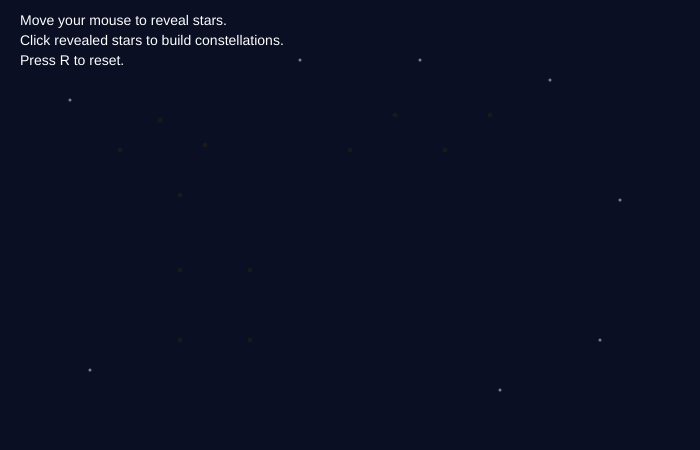
Frame 1 (no input)
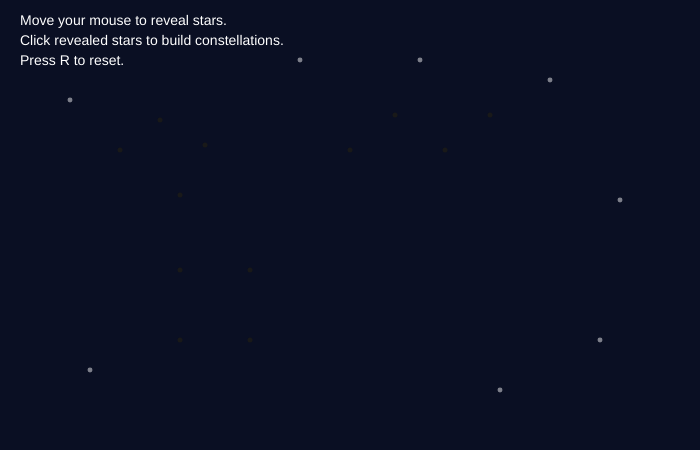
Frame 60 (no input)
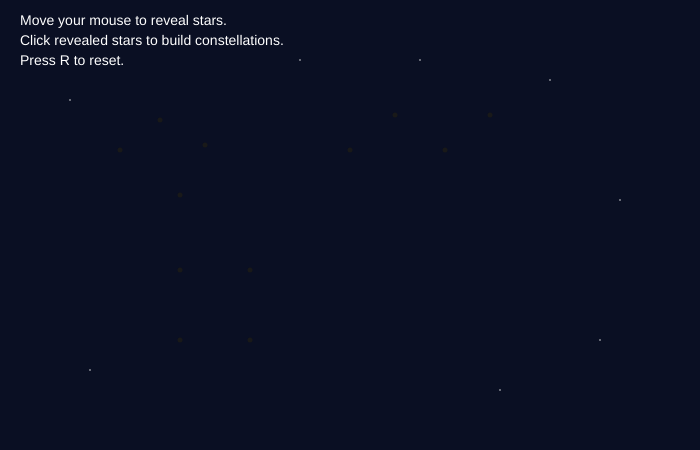
Frame 120 (the mouse pressed at the canvas centre since frame 60)

The p5.js sketch that drew these frames (run headless with seeded random() and noise() and a simulated clock; from frame 60 on, the mouse is pressed at the canvas centre):

// p5.js sketch
// ── sketch.js
let constellations = [];
let activeConstellation = -1;
let completedMessage = "";

function setup() {
  createCanvas(700, 450);
}
let cancer = {
    name: "Cancer",
    stars: [
      { x: 120, y: 150, revealed: false, selected: false },
      { x: 160, y: 120, revealed: false, selected: false },
      { x: 205, y: 145, revealed: false, selected: false },
      { x: 180, y: 195, revealed: false, selected: false }
    ]
  };
 
  let taurus = {
    name: "Taurus",
    stars: [
      { x: 350, y: 150, revealed: false, selected: false },
      { x: 395, y: 115, revealed: false, selected: false },
      { x: 445, y: 150, revealed: false, selected: false },
      { x: 490, y: 115, revealed: false, selected: false }
    ]
  };

let gemini = {
    name: "Gemini",
    stars: [
      { x: 180, y: 270, revealed: false, selected: false },
      { x: 180, y: 340, revealed: false, selected: false },
      { x: 250, y: 270, revealed: false, selected: false },
      { x: 250, y: 340, revealed: false, selected: false }
    ]
  };

   constellations.push(cancer);
  constellations.push(taurus);
  constellations.push(gemini);


  function draw() {
  background(10, 15, 35);

  drawBackgroundStars();
  drawInstructions();
  revealStars();
  drawConnections();
  drawStars();
  drawLabels();
}

function drawInstructions() {
  fill(255);
  textSize(14);
  text("Move your mouse to reveal stars.", 20, 25);
  text("Click revealed stars to build constellations.", 20, 45);
  text("Press R to reset.", 20, 65);
}

function drawBackgroundStars() {
  noStroke();

  let t = sin(frameCount * 0.03) * 2;

  fill(255, 255, 255, 120);
  ellipse(70, 100, 3 + t, 3 + t);
  ellipse(300, 60, 3 + t, 3 + t);
  ellipse(550, 80, 3 + t, 3 + t);
  ellipse(620, 200, 3 + t, 3 + t);
  ellipse(90, 370, 3 + t, 3 + t);
  ellipse(600, 340, 3 + t, 3 + t);
  ellipse(420, 60, 3 + t, 3 + t);
  ellipse(500, 390, 3 + t, 3 + t);
}

function revealStars() {
  for (let i = 0; i < constellations.length; i++) {
    let c = constellations[i];

    for (let j = 0; j < c.stars.length; j++) {
      let s = c.stars[j];

      let d = dist(mouseX, mouseY, s.x, s.y);

      if (d < 60) {
        s.revealed = true;
      }
    }
  }
}

function drawStars() {
  noStroke();

  for (let i = 0; i < constellations.length; i++) {
    let c = constellations[i];

    for (let j = 0; j < c.stars.length; j++) {
      let s = c.stars[j];

      let twinkle = sin(frameCount * 0.05 + j * 10) * 20;

      if (s.selected === true) {
        fill(255, 220, 120, 60);
        ellipse(s.x, s.y, 24, 24);

        fill(255, 220, 120);
        ellipse(s.x, s.y, 12, 12);

      } else if (s.revealed === true) {
        fill(180, 220, 255, 40);
        ellipse(s.x, s.y, 18 + twinkle * 0.2, 18 + twinkle * 0.2);

        fill(255);
        ellipse(s.x, s.y, 8 + twinkle * 0.05, 8 + twinkle * 0.05);

      } else {
        fill(25);
        ellipse(s.x, s.y, 5, 5);
      }
    }
  }
}

function drawConnections() {
  stroke(180, 200, 255);
  strokeWeight(2);

  for (let i = 0; i < constellations.length; i++) {
    let c = constellations[i];

    for (let j = 0; j < c.stars.length - 1; j++) {
      let s1 = c.stars[j];
      let s2 = c.stars[j + 1];

      if (s1.selected === true && s2.selected === true) {
        line(s1.x, s1.y, s2.x, s2.y);
      }
    }
  }
}

function drawLabels() {
  fill(200, 220, 255);
  textSize(16);

  for (let i = 0; i < constellations.length; i++) {
    let c = constellations[i];

    let allSelected = true;

    for (let j = 0; j < c.stars.length; j++) {
      if (c.stars[j].selected === false) {
        allSelected = false;
      }
    }

    if (allSelected === true) {
      text(c.name, c.stars[0].x, c.stars[0].y - 20);
    }
  }

  fill(255, 230, 180);
  textSize(20);
  text(completedMessage, width / 2 - 70, 35);
}

function mousePressed() {
  for (let i = 0; i < constellations.length; i++) {
    let c = constellations[i];

    if (activeConstellation === -1 || activeConstellation === i) {
      for (let j = 0; j < c.stars.length; j++) {
        let s = c.stars[j];

        let d = dist(mouseX, mouseY, s.x, s.y);

        if (d < 20 && s.revealed === true) {
          s.selected = true;
          activeConstellation = i;
        }
      }

      let allSelected = true;

      for (let j = 0; j < c.stars.length; j++) {
        if (c.stars[j].selected === false) {
          allSelected = false;
        }
      }

      if (allSelected === true) {
        completedMessage = c.name + " discovered!";
        activeConstellation = -1;
      }
    }
  }
}

function keyPressed() {
  if (key === 'r' || key === 'R') {
    resetStars();
  }
}

function resetStars() {
  for (let i = 0; i < constellations.length; i++) {
    let c = constellations[i];

    for (let j = 0; j < c.stars.length; j++) {
      let s = c.stars[j];

      s.revealed = false;
      s.selected = false;
    }
  }

  activeConstellation = -1;
  completedMessage = "";
}
